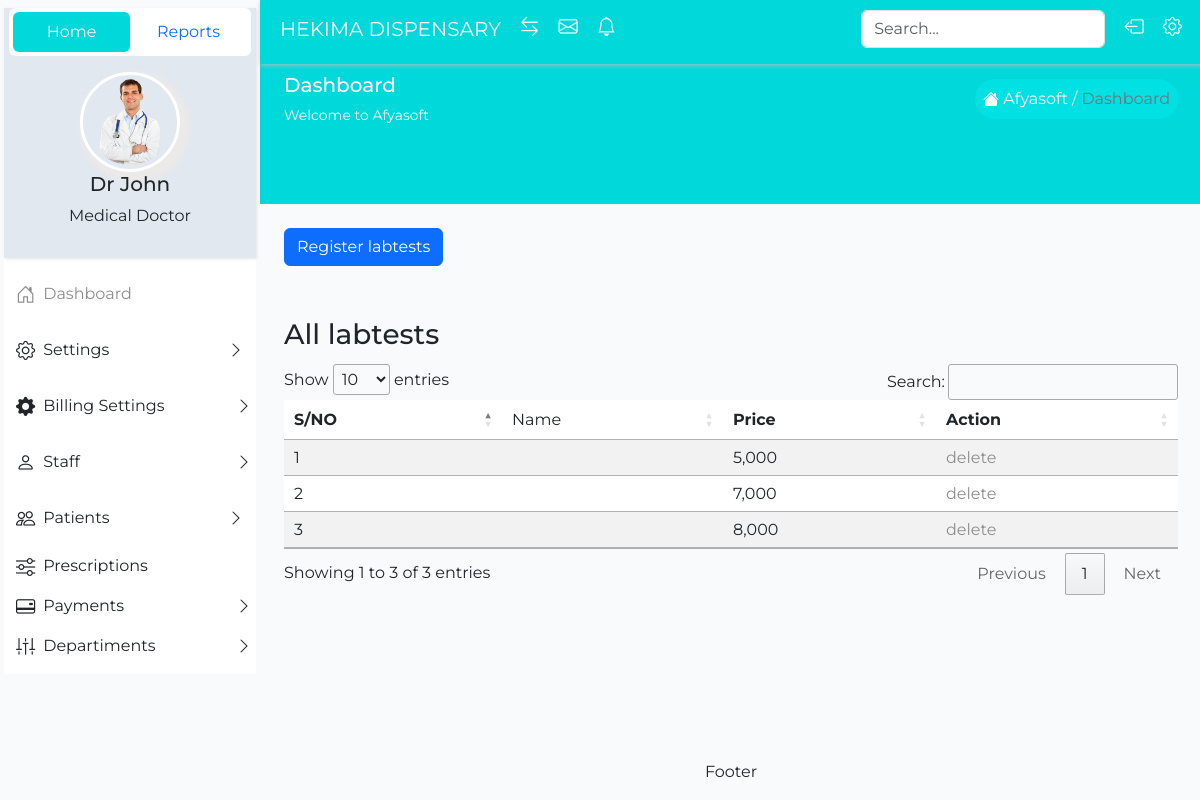
Screenshot of /index.php/labtest with the database file from the repository.
### tables this page shows
CREATE TABLE `test_subcategory` (
  `test_subcategory_id` int NOT NULL AUTO_INCREMENT,
  `name` varchar(45) DEFAULT NULL,
  `price` int DEFAULT NULL,
  `created_at` timestamp NULL DEFAULT CURRENT_TIMESTAMP,
  `test_category_id` int DEFAULT NULL,
  PRIMARY KEY (`test_subcategory_id`),
  KEY `lt_category_id_idx` (`test_category_id`),
  CONSTRAINT `lt_subcategory_id` FOREIGN KEY (`test_category_id`) REFERENCES `test_category` (`test_category_id`) ON DELETE CASCADE
);

### application/controllers/Labtest.php (called while the page is built, shortened)
<?php
class Labtest extends CI_Controller
{
    public function __construct() {
        $this->load->model('LabtestModel');
        $this->load->model('CategoryModel');
    }
    public function index() {
        $labtests = $this->LabtestModel->get_all_labtests();
        $categories = $this->CategoryModel->get_all_categories();
        $this->load->view('labtests/labtest', ["labtests" => $labtests, "categories" => $categories]);
    }
}

### index.php (called while the page is built, shortened)
<?php
require_once BASEPATH.'core/CodeIgniter.php';

### application/models/LabtestModel.php (called while the page is built, shortened)
<?php
class LabtestModel extends CI_Model
{
    public function get_all_labtests() {
        $labtests = $this->db->select('test_subcategory_id, ts.name AS subcategory_name, tc.name AS category_name, price')
                           ->from('test_subcategory ts')
                           ->join('test_category tc', 'ts.test_category_id = tc.test_category_id')
                           ->get()
                    ->result();
        return $labtests;
    }
}

### application/views/labtests/labtest.php (the view, shortened to what this page needs)
<?php include APPPATH . 'views/utils/header.php' ?>
<?php include APPPATH . 'views/utils/sidebar.php' ?>
<?php include APPPATH . 'views/utils/navbar.php' ?>
<section class="p-4">
<button type="button" class="btn btn-primary" data-bs-toggle="modal" data-bs-target="#staticBackdrop">
  Register labtests
</button>
<div class="py-5">
    <h3 class="py-1">All labtests</h3>
    <table class="table table-striped" id="dataTable">
        <thead>
            <tr>
                <th>S/NO</th>
                <td>Name</td>
                <th>Price</th>
                <th>Action</th>
            </tr>
        </thead>
        <tbody>
          <?php $rowId = 1 ?>
            <?php foreach($labtests as $labtest): ?>
                <tr>
                    <td><?= $rowId++ ?></td>
                    <td><?= $labtest->name ?></td>
                    <td><?= number_format($labtest->price) ?></td>
                    <td>
                        <a href="<?= site_url('labtest/delete/'.$labtest->test_subcategory_id) ?>">delete</a>
                    </td>
                </tr>
            <?php endforeach?>
        </tbody>
    </table>
</div>
</section>
<?php include APPPATH . "views/utils/footer.php"?>

### public/libs/datatable/datatable.css (style rules this page uses)
:root { --dt-row-selected: 13, 110, 253; --dt-row-selected-text: 255, 255, 255; --dt-row-selected-link: 9, 10, 11; --dt-row-stripe: 0, 0, 0; --dt-row-hover: 0, 0, 0; --dt-column-ordering: 0, 0, 0; --dt-html-background: white; }
table.dataTable thead > tr > th.sorting, table.dataTable thead > tr > th.sorting_asc, table.dataTable thead > tr > th.sorting_desc, table.dataTable thead > tr > th.sorting_asc_disabled, table.dataTable thead > tr > th.sorting_desc_disabled, table.dataTable thead > tr > td.sorting, table.dataTable thead > tr > td.sorting_asc, table.dataTable thead > tr > td.sorting_desc, table.dataTable thead > tr > td.sorting_asc_disabled, table.dataTable thead > tr > td.sorting_desc_disabled { cursor: pointer; position: relative; padding-right: 26px; }
table.dataTable thead > tr > th.sorting:before, table.dataTable thead > tr > th.sorting:after, table.dataTable thead > tr > th.sorting_asc:before, table.dataTable thead > tr > th.sorting_asc:after, table.dataTable thead > tr > th.sorting_desc:before, table.dataTable thead > tr > th.sorting_desc:after, table.dataTable thead > tr > th.sorting_asc_disabled:before, table.dataTable thead > tr > th.sorting_asc_disabled:after, table.dataTable thead > tr > th.sorting_desc_disabled:before, table.dataTable thead > tr > th.sorting_desc_disabled:after, table.dataTable thead > tr > td.sorting:before, table.dataTable thead > tr > td.sorting:after, table.dataTable thead > tr > td.sorting_asc:before, table.dataTable thead > tr > td.sorting_asc:after, table.dataTable thead > tr > td.sorting_desc:before, table.dataTable thead > tr > td.sorting_desc:after, table.dataTable thead > tr > td.sorting_asc_disabled:before, table.dataTable thead > tr > td.sorting_asc_disabled:after, table.dataTable thead > tr > td.sorting_desc_disabled:before, table.dataTable thead > tr > td.sorting_desc_disabled:after { position: absolute; display: block; opacity: 0.125; right: 10px; line-height: 9px; font-size: 0.8em; }
table.dataTable thead > tr > th.sorting:before, table.dataTable thead > tr > th.sorting_asc:before, table.dataTable thead > tr > th.sorting_desc:before, table.dataTable thead > tr > th.sorting_asc_disabled:before, table.dataTable thead > tr > th.sorting_desc_disabled:before, table.dataTable thead > tr > td.sorting:before, table.dataTable thead > tr > td.sorting_asc:before, table.dataTable thead > tr > td.sorting_desc:before, table.dataTable thead > tr > td.sorting_asc_disabled:before, table.dataTable thead > tr > td.sorting_desc_disabled:before { bottom: 50%; content: "▲"; content: "▲"/""; }
table.dataTable thead > tr > th.sorting:after, table.dataTable thead > tr > th.sorting_asc:after, table.dataTable thead > tr > th.sorting_desc:after, table.dataTable thead > tr > th.sorting_asc_disabled:after, table.dataTable thead > tr > th.sorting_desc_disabled:after, table.dataTable thead > tr > td.sorting:after, table.dataTable thead > tr > td.sorting_asc:after, table.dataTable thead > tr > td.sorting_desc:after, table.dataTable thead > tr > td.sorting_asc_disabled:after, table.dataTable thead > tr > td.sorting_desc_disabled:after { top: 50%; content: "▼"; content: "▼"/""; }
table.dataTable thead > tr > th.sorting_asc:before, table.dataTable thead > tr > th.sorting_desc:after, table.dataTable thead > tr > td.sorting_asc:before, table.dataTable thead > tr > td.sorting_desc:after { opacity: 0.6; }
table.dataTable thead th, table.dataTable thead td, table.dataTable tfoot th, table.dataTable tfoot td { text-align: left; }
table.dataTable { width: 100%; margin: 0 auto; clear: both; border-collapse: separate; border-spacing: 0; }
table.dataTable thead th, table.dataTable tfoot th { font-weight: bold; }
table.dataTable > thead > tr > th, table.dataTable > thead > tr > td { padding: 10px; border-bottom: 1px solid rgba(0, 0, 0, 0.3); }
table.dataTable tbody tr { background-color: transparent; }
table.dataTable tbody th, table.dataTable tbody td { padding: 8px 10px; }
table.dataTable.no-footer { border-bottom: 1px solid rgba(0, 0, 0, 0.3); }
table.dataTable th, table.dataTable td { box-sizing: content-box; }

### public/styles/styles.css (style rules this page uses)
* { box-sizing: border-box; }
body { background: #f8fafc; font-family: "afyasoft" !important; }
a { text-decoration: none; color: #8c8d8d; }
tbody > tr:nth-child(even) { background-color: #dafdfd !important; color: rgb(75, 73, 73) !important; }

### rows the page displays
test_subcategory: price "5,000"
test_subcategory: price "7,000"
test_subcategory: price "8,000"
